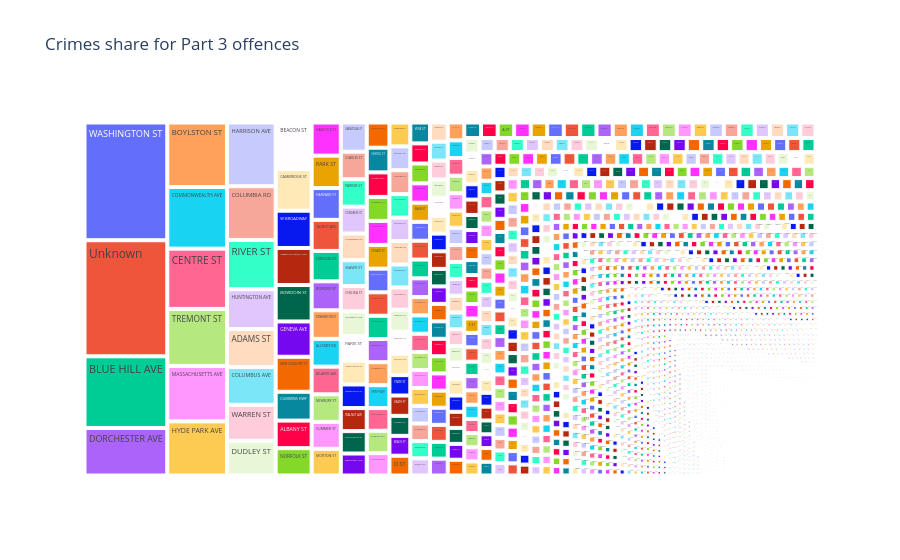

Notebook cell for this chart:
### Markdown cell above
**Treemap to find the crime share for UCR part 3 offenses on each street**

### Code cell
UCR_Part_2 = df[df['UCR_PART'] == 'Part Three']

crime_street_UCR_Part_2 = UCR_Part_2.groupby('STREET').size().reset_index(name = 'Count')

fig = px.treemap(crime_street_UCR_Part_2, path = ['STREET'], values ='Count',
                 title = 'Crimes share for Part 3 offences',
                 labels = {'STREET':'Street', 'Count': 'Number of offences'})

fig.show()

### Figure 1 — Plotly figure (JSON) as saved in the notebook; plotly's stock layout.template omitted (floating-point values rounded to 4 significant figures; data arrays with more than 128 entries replaced by an {"elided": "..."} marker saying what was removed)
{"data": [{"branchvalues": "total", "domain": {"x": [0, 1], "y": [0, 1]}, "hovertemplate": "labels=%{label}<br>Number of offences=%{value}<br>parent=%{parent}<br>id=%{id}<extra></extra>", "ids": {"elided": "4150 str values"}, "labels": {"elided": "4150 str values"}, "name": "", "parents": {"elided": "4150 str values"}, "type": "treemap", "values": {"elided": "4150 int values"}}], "layout": {"autosize": true, "legend": {"tracegroupgap": 0}, "title": {"text": "Crimes share for Part 3 offences"}}}
